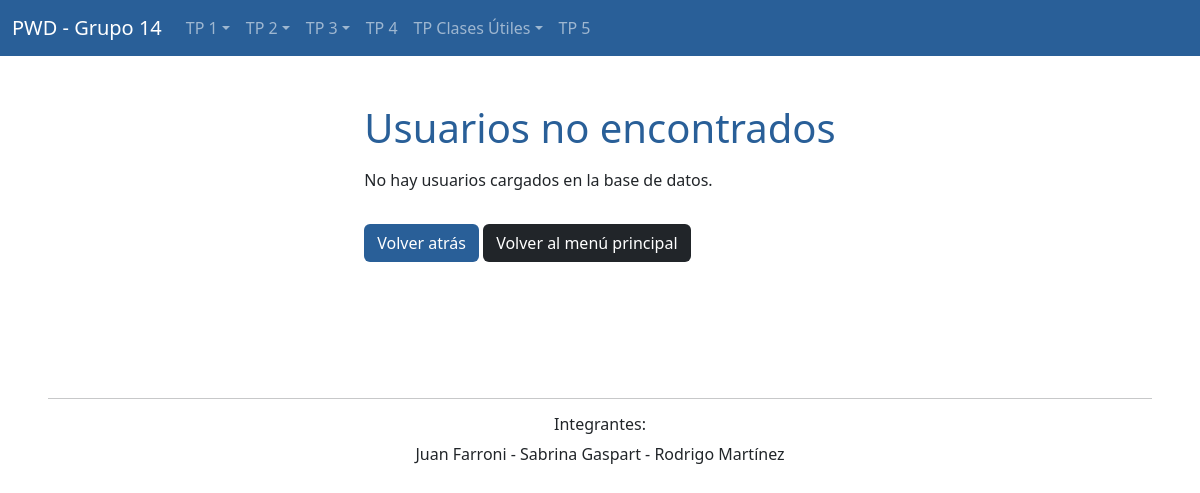
/TP5/vista/listarUsuario.php, run on an earlier commit of the app's database.
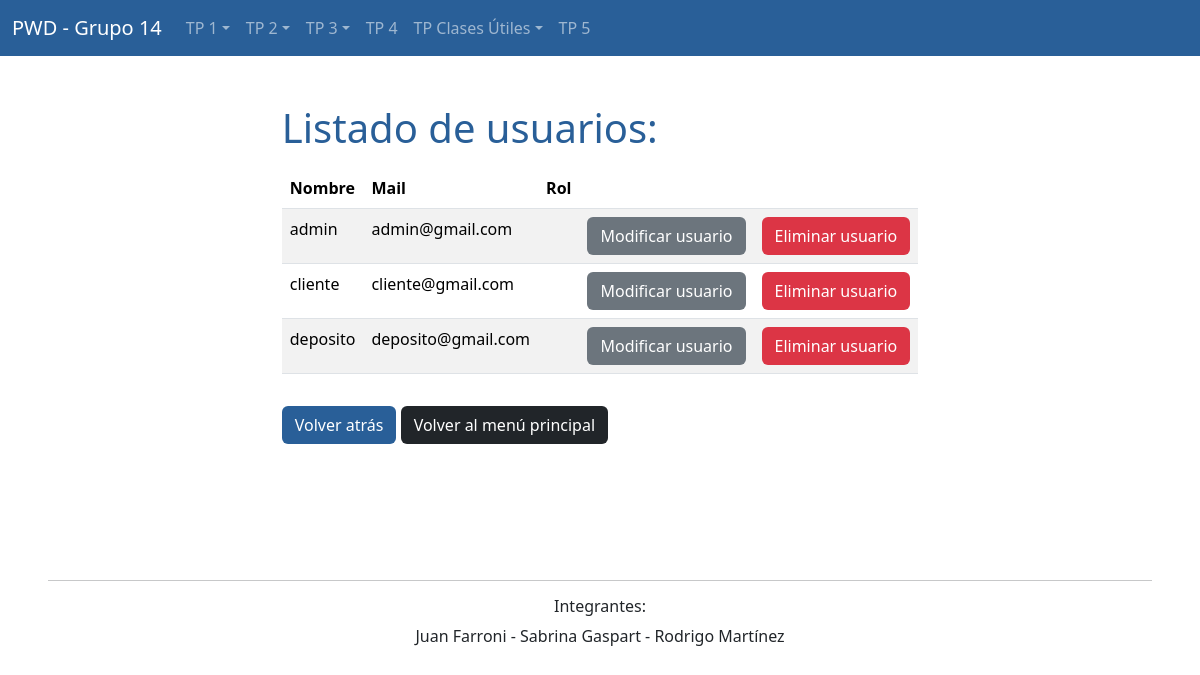
And on a later commit of the database.
### tables this page shows
CREATE TABLE `usuario` (
  `idusuario` bigint(20) NOT NULL,
  `usnombre` varchar(50) NOT NULL,
  `uspass` varchar(50) NOT NULL,
  `usmail` varchar(50) NOT NULL,
  `usdeshabilitado` timestamp NULL DEFAULT NULL
);

### TP5/util/funciones.php (called while the page is built, shortened)
<?php
function my_autoloader($class_name)
{
    $directories = array(
        $_SESSION['ROOT'] . 'control/',
        $_SESSION['ROOT'] . 'modelo/',
        $_SESSION['ROOT'] . 'modelo/conector/',
    );
    foreach ($directories as $directory) {
        $file = $directory . $class_name . '.php';
        if (file_exists($file)) {
            return;
        }
    }
}
?>

### TP5/modelo/conector/BaseDatosPDO.php (called while the page is built, shortened)
<?php
class BaseDatosPDO extends PDO
{
    private $conec;
    private $indice;
    private $resultado;
    public function __construct()
    {
        $this->conec = null;
        $this->indice = 0;
        try {
            $this->conec = true;
        } catch (PDOException $e) {
            $this->sql = $e->getMessage();
            $this->conec = false;
        }
    }
    public function Iniciar()
    {
        return $this->getConec();
    }
    public function getConec()
    {
        return $this->conec;
    }
    private function setIndice($indice)
    {
        $this->indice = $indice;
    }
    private function getIndice()
    {
        return $this->indice;
    }
    private function setResultado($resultado)
    {
        $this->resultado = $resultado;
    }
    private function getResultado()
    {
        return $this->resultado;
    }
    public function Ejecutar($sql)
    {
        if (stristr($sql, "select")) {
            $resp = $this->EjecutarSelect($sql);
        }
        return $resp;
    }
    private function EjecutarSelect($sql)
    {
        $cant = -1;
        $resultado = parent::query($sql);
        if (!$resultado) {
            $this->analizarDebug();
        } else {
            $arregloResult = $resultado->fetchAll();
            $cant = count($arregloResult);
        }
        return $cant;
    }
    public function Registro()
    {
        $filaActual = false;
        $indiceActual = $this->getIndice();
        if ($indiceActual >= 0) {
            $filas = $this->getResultado();
            if ($indiceActual < count($filas)) {
                $filaActual = $filas[$indiceActual];
            } else {
                $this->setIndice(-1);
            }
        }
        return $filaActual;
    }
}

### TP5/modelo/Usuario.php (called while the page is built, shortened)
<?php
include_once 'conector/BaseDatosPDO.php';
class Usuario
{
    private $usNombre;
    private $usMail;
    private $usDeshabilitado;
    public function __construct()
    {
        $this->usNombre = "";
        $this->usMail = "";
        $this->usDeshabilitado = "";
    }
    public function getUsNombre()
    {
        return $this->usNombre;
    }
    public function setUsNombre($usNombre)
    {
        $this->usNombre = $usNombre;
    }
    public function getUsMail()
    {
        return $this->usMail;
    }
    public function setUsMail($usMail)
    {
        $this->usMail = $usMail;
    }
    public function getUsDeshabilitado()
    {
        return $this->usDeshabilitado;
    }
    public function setUsDeshabilitado($usDeshabilitado)
    {
        $this->usDeshabilitado = $usDeshabilitado;
    }
    public function listar($condicion = "")
    {
        $arreglo = [];
        $base = new BaseDatosPDO();
        $consulta = "SELECT * FROM usuario";
        if ($condicion != "") {
            $consulta .= " WHERE " . $condicion;
        }
        if ($base->Iniciar()) {
            if ($base->Ejecutar($consulta)) {
                while ($row = $base->Registro()) {
                    $obj = new Usuario();
                    $obj->setear($row['idusuario'], $row['usnombre'], $row['uspass'], $row['usmail'], $row['usdeshabilitado']);
                    array_push($arreglo, $obj);
                }
            } else {
                $this->setMensajeOperacion($base->getError());
            }
        } else {
            $this->setMensajeOperacion($base->getError());
        }
        return $arreglo;
    }
}

### TP5/control/AbmUsuario.php (called while the page is built, shortened)
<?php
class AbmUsuario
{
    public function buscar($param)
    {
        $usuario = new Usuario();
        $where = "true";
        $resultado = $usuario->listar($where);
        return $resultado;
    }
}

### TP5/vista/listarUsuario.php (the view, shortened to what the changed rows need)
<?php
include_once '../util/funciones.php';
include 'estructura/header.php';
$objUsuario = new AbmUsuario();
$listadoUsuarios = $objUsuario->buscar(null);
?>
<div class="container p-4 my-4 d-flex justify-content-center">
    <div class="div-form">
        <?php
        $listadoUsuarios = array_filter($listadoUsuarios,function($usuario){
            return $usuario->getUsdeshabilitado() != "0000-00-00 00:00:00";
        });
        if (empty($listadoUsuarios)): ?>
            <p class="display-6" id="tituloEjercicio">Usuarios no encontrados</p>
            <p>No hay usuarios cargados en la base de datos.</p>
        <?php else: ?>
            <p class="display-6" id="tituloEjercicio">Listado de usuarios:</p>
            <table class="table table-striped">
                <thead>
                    <tr>
                        <th>Nombre</th>
                        <th>Mail</th>
                        <th>Rol</th>
                        <th></th>
                        <th></th>
                    </tr>
                </thead>
                <tbody>
                    <?php foreach ($listadoUsuarios as $usuario): ?>
                        <tr>
                            <td><?php echo $usuario->getUsNombre(); ?></td>
                            <td><?php echo $usuario->getUsMail(); ?></td>
                            <td><?php echo implode(', ', $objUsuario->obtenerRolesUsuario($usuario->getIdUsuario())); ?></td>
                            <td>
                                <form action="accion/actualizarLogin.php" method="post">
                                    <button type="submit" class="btn bg-secondary text-white" id="modificarUsuario">Modificar
                                        usuario</button>
                                </form>
                            </td>
                            <td>
                                <form action="accion/eliminarLogin.php" method="post">
                                    <button type="submit" class="btn bg-danger text-white" id="eliminarUsuario">Eliminar
                                        usuario</button>
                                </form>
                            </td>
                        </tr>
                    <?php endforeach; ?>
                </tbody>
            </table>
        <?php endif; ?>
        <a class="btn mt-3 text-white" href="index.php" id="botonMenu">Volver atrás</a>
        <a class="btn mt-3 text-white bg-dark" href="../../index.php">Volver al menú principal</a>
    </div>
</div>
</body>
</html>

What changed in the data, as far as the page shows it:
added usuario: usnombre "admin", usmail "admin@gmail.com"
added usuario: usnombre "cliente", usmail "cliente@gmail.com"
added usuario: usnombre "deposito", usmail "deposito@gmail.com"
Also different on the page:
text no longer shown: "Usuarios no encontrados No hay usuarios cargados en la base de datos."
text now shown: "Listado de usuarios: Nombre Mail Rol"
